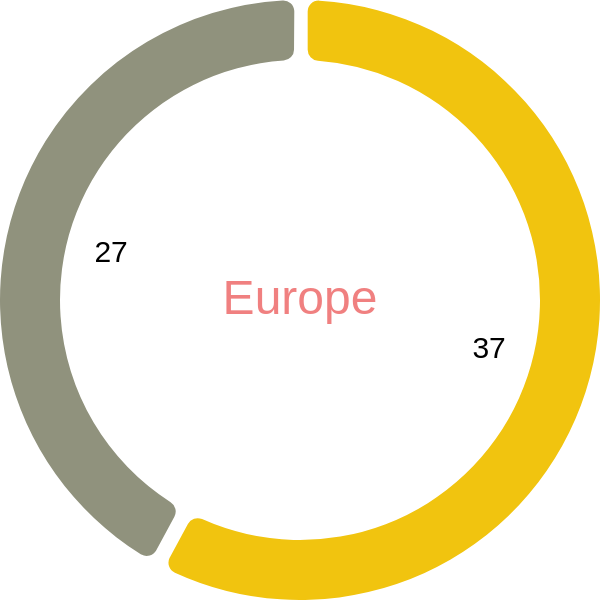

Write the Vega-Lite specification saved for this chart.
### Vega specification from a JSON file in a GitHub repository (floating-point values rounded to 4 significant figures)
{"$schema": "https://vega.github.io/schema/vega/v5.json", "description": "Donut Chart of Development Status in Europe", "width": 300, "height": 300, "autosize": "none", "signals": [{"name": "startAngle", "value": 0}, {"name": "endAngle", "value": 6.29}, {"name": "padAngle", "value": 0.04}, {"name": "innerRadius", "value": 120}, {"name": "cornerRadius", "value": 5.5}, {"name": "sort", "value": false}], "data": [{"name": "table", "values": [{"Region": "Developed", "Total_cases": 37}, {"Region": "Developing", "Total_cases": 27}], "transform": [{"type": "pie", "field": "Total_cases", "startAngle": {"signal": "startAngle"}, "endAngle": {"signal": "endAngle"}, "sort": {"signal": "sort"}}]}], "scales": [{"name": "color", "type": "ordinal", "domain": {"data": "table", "field": "Region"}, "range": ["#F1C40F", "#90927d"]}], "marks": [{"type": "arc", "from": {"data": "table"}, "encode": {"enter": {"fill": {"scale": "color", "field": "Region"}, "x": {"signal": "width / 2"}, "y": {"signal": "height / 2"}}, "update": {"startAngle": {"field": "startAngle"}, "endAngle": {"field": "endAngle"}, "padAngle": {"signal": "padAngle"}, "innerRadius": {"signal": "innerRadius"}, "outerRadius": {"signal": "width / 2"}, "cornerRadius": {"signal": "cornerRadius"}}}}, {"name": "mark_id", "type": "text", "from": {"data": "table"}, "encode": {"enter": {"text": {"signal": "if(datum['endAngle'] - datum['startAngle'] < 0.3, '', datum['Total_cases'])"}, "x": {"signal": "width / 2"}, "y": {"signal": "height / 2"}, "radius": {"signal": "width / 2 * 0.65"}, "theta": {"signal": "(datum['startAngle'] + datum['endAngle']) / 2"}, "fill": {"value": "black"}, "fontSize": {"value": 15}, "align": {"value": "center"}, "baseline": {"value": "middle"}}}}, {"type": "text", "encode": {"enter": {"x": {"signal": "width / 2"}, "y": {"signal": "height / 2"}, "text": {"value": "Europe"}, "fontSize": {"value": 24}, "align": {"value": "center"}, "baseline": {"value": "middle"}, "fill": {"value": "#F08080"}}}}]}
